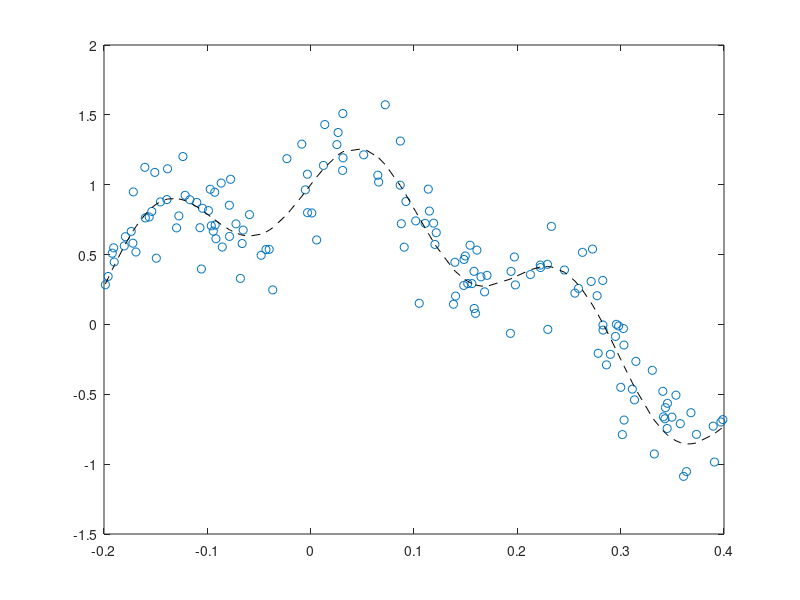

MATLAB code for this plot: (Note: this script raises an error after producing the figure.)
n = 150;
a = -0.2;
b = 0.4;

sigma = 0.2;
x = a + sort(rand(n,1))*(b-a);
f = @(t) cos(2*pi*t) + 0.3*sin(10*pi*t) + 0.2*t;
y = f(x) + sigma * randn(n,1);
deltay = sqrt(n) * ones(n,1);

S=0.04;

plot(x,y,'o')
hold on
plot(x,f(x),'--k')
hold on

% Algoritmo di Reinsch
[a1,b1,c1,d1,q] = reinsch(x,y,S,deltay);

s=[];
sval=[];

for i = 1:n-1
    t = x(i):0.00001:x(i+1);
    s=[s, t];
    tval=a1(i)+b1(i)*(t-x(i))+c1(i)*(t-x(i)).^2+d1(i)*(t-x(i)).^3;
    plot(t,tval,'-r');
    hold on
    sval=[sval, tval];
end

lambda = 1/(2*q);

% Algoritmo di Andersen-Chen
p = 2;
gamma = (b-a)^(2*p-1);
[Ut,Vt] = generators1((x-a)./(b-a),p);
[Wt,z] = potrf1(Ut,Vt,n*lambda/gamma);
[ctilde,d] = smoothing_spline_reg(Ut,Wt,z,y);

[phi,zeta]=andersen_chen(a,b,p,n,x);
fhat=@(t) 0;
for k=1:p
    fhat=@(t) fhat(t)+d(k)*phi{k}(t);
end
for j=1:n
    fhat=@(t) fhat(t)+(ctilde(j))/gamma * zeta{j}(t);
end

sval_ac=fhat(s);
plot(s,sval_ac,'--b')
axis([a b -1.5 2])

err=norm(sval-sval_ac)/norm(sval)